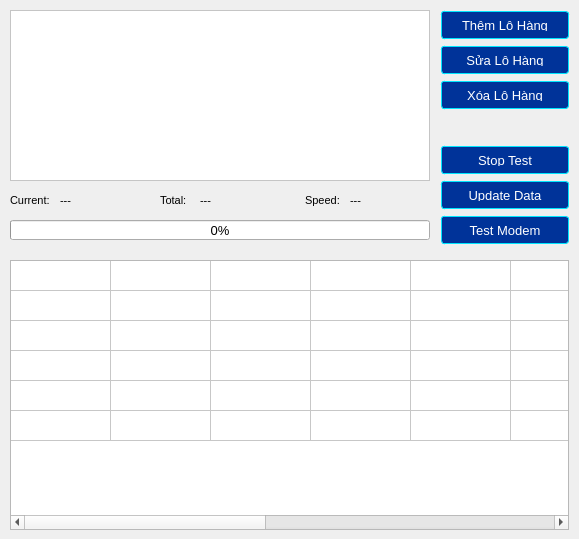
        <widget class="QWidget" name="widget_9" native="true">
         <property name="enabled">
          <bool>true</bool>
         </property>
         <widget class="QTextEdit" name="console_test_modem">
          <property name="geometry">
           <rect>
            <x>10</x>
            <y>10</y>
            <width>420</width>
            <height>171</height>
           </rect>
          </property>
          <property name="font">
           <font>
            <pointsize>10</pointsize>
           </font>
          </property>
          <property name="styleSheet">
           <string notr="true">padding-left: 20px;
color: rgb(0, 0, 127);
background: rgb(255, 255, 255)</string>
          </property>
         </widget>
         <widget class="QTableWidget" name="result_test_table">
          <property name="enabled">
           <bool>true</bool>
          </property>
          <property name="geometry">
           <rect>
            <x>10</x>
            <y>260</y>
            <width>559</width>
            <height>270</height>
           </rect>
          </property>
          <attribute name="horizontalHeaderVisible">
           <bool>false</bool>
          </attribute>
          <attribute name="verticalHeaderVisible">
           <bool>false</bool>
          </attribute>
          <attribute name="verticalHeaderHighlightSections">
           <bool>true</bool>
          </attribute>
          <row>
           <property name="text">
            <string>0</string>
           </property>
          </row>
          <row>
           <property name="text">
            <string>1</string>
           </property>
          </row>
          <row>
           <property name="text">
            <string>2</string>
           </property>
          </row>
          <row>
           <property name="text">
            <string>3</string>
           </property>
          </row>
          <row>
           <property name="text">
            <string>4</string>
           </property>
          </row>
          <row>
           <property name="text">
            <string>5</string>
           </property>
          </row>
          <column>
           <property name="text">
            <string>0</string>
           </property>
          </column>
          <column>
           <property name="text">
            <string>1</string>
           </property>
          </column>
          <column>
           <property name="text">
            <string>2</string>
           </property>
          </column>
          <column>
           <property name="text">
            <string>3</string>
           </property>
          </column>
          <column>
           <property name="text">
            <string>4</string>
           </property>
          </column>
          <column>
           <property name="text">
            <string>5</string>
           </property>
          </column>
          <column>
           <property name="text">
            <string>6</string>
           </property>
          </column>
          <column>
           <property name="text">
            <string>7</string>
           </property>
          </column>
          <column>
           <property name="text">
            <string>8</string>
           </property>
          </column>
          <column>
           <property name="text">
            <string>9</string>
           </property>
          </column>
          <column>
           <property name="text">
            <string>10</string>
           </property>
          </column>
          <item row="0" column="0">
           <property name="flags">
            <set>ItemIsSelectable|ItemIsDragEnabled|ItemIsDropEnabled|ItemIsUserCheckable|ItemIsEnabled</set>
           </property>
          </item>
         </widget>
         <widget class="QProgressBar" name="download_progress">
          <property name="geometry">
           <rect>
            <x>10</x>
            <y>220</y>
            <width>420</width>
            <height>20</height>
           </rect>
          </property>
          <property name="font">
           <font>
            <pointsize>10</pointsize>
           </font>
          </property>
          <property name="value">
           <number>0</number>
          </property>
          <property name="alignment">
           <set>Qt::AlignCenter</set>
          </property>
         </widget>
         <widget class="QLabel" name="label_37">
          <property name="geometry">
           <rect>
            <x>10</x>
            <y>190</y>
            <width>40</width>
            <height>20</height>
           </rect>
          </property>
          <property name="font">
           <font>
            <pointsize>8</pointsize>
           </font>
          </property>
          <property name="styleSheet">
           <string notr="true">border: None</string>
          </property>
          <property name="text">
           <string>Current:</string>
          </property>
         </widget>
         <widget class="QPushButton" name="add_category_btn">
          <property name="geometry">
           <rect>
            <x>440</x>
            <y>10</y>
            <width>130</width>
            <height>30</height>
           </rect>
          </property>
          <property name="font">
           <font>
            <pointsize>10</pointsize>
           </font>
          </property>
          <property name="styleSheet">
           <string notr="true">margin: 1px; 
                padding: 7px; 
                background-color: #003399; 
                color: #ffffff;
                border-style: solid; 
                border-radius: 3px; 
                border-width: 0.5px; 
                border-color: rgba(0,230,255,255);</string>
          </property>
          <property name="text">
           <string>Thêm Lô Hàng</string>
          </property>
         </widget>
         <widget class="QPushButton" name="update_category_btn">
          <property name="geometry">
           <rect>
            <x>440</x>
            <y>45</y>
            <width>130</width>
            <height>30</height>
           </rect>
          </property>
          <property name="font">
           <font>
            <pointsize>10</pointsize>
           </font>
          </property>
          <property name="styleSheet">
           <string notr="true">margin: 1px; 
                padding: 7px; 
                background-color: #003399; 
                color: #ffffff;
                border-style: solid; 
                border-radius: 3px; 
                border-width: 0.5px; 
                border-color: rgba(0,230,255,255);</string>
          </property>
          <property name="text">
           <string>Sửa Lô Hàng</string>
          </property>
         </widget>
         <widget class="QPushButton" name="del_category_btn">
          <property name="geometry">
           <rect>
            <x>440</x>
            <y>80</y>
            <width>130</width>
            <height>30</height>
           </rect>
          </property>
          <property name="font">
           <font>
            <pointsize>10</pointsize>
           </font>
          </property>
          <property name="styleSheet">
           <string notr="true">margin: 1px; 
                padding: 7px; 
                background-color: #003399; 
                color: #ffffff;
                border-style: solid; 
                border-radius: 3px; 
                border-width: 0.5px; 
                border-color: rgba(0,230,255,255);</string>
          </property>
          <property name="text">
           <string>Xóa Lô Hàng</string>
          </property>
         </widget>
         <widget class="QPushButton" name="test_modem_btn">
          <property name="enabled">
           <bool>true</bool>
          </property>
          <property name="geometry">
           <rect>
            <x>440</x>
            <y>215</y>
            <width>130</width>
            <height>30</height>
           </rect>
          </property>
          <property name="font">
           <font>
            <pointsize>10</pointsize>
           </font>
          </property>
          <property name="styleSheet">
           <string notr="true">:enabled {
				margin: 1px; 
                padding: 7px; 
                background-color: #003399; 
                color: #ffffff;
                border-style: solid; 
                border-radius: 3px; 
                border-width: 0.5px; 
                border-color: rgba(0,230,255,255);
}

:disabled {
				margin: 1px; 
                padding: 7px; 
                background-color: rgb(0, 170, 255); 
                color: #ffffff;
                border-style: solid; 
                border-radius: 3px; 
                border-width: 0.5px; 
                border-color: rgba(0,230,255,255);
}</string>
          </property>
          <property name="text">
           <string>Test Modem</string>
          </property>
         </widget>
         <widget class="QPushButton" name="update_data_btn">
          <property name="enabled">
           <bool>true</bool>
          </property>
          <property name="geometry">
           <rect>
            <x>440</x>
            <y>180</y>
            <width>130</width>
            <height>30</height>
           </rect>
          </property>
          <property name="font">
           <font>
            <pointsize>10</pointsize>
           </font>
          </property>
          <property name="styleSheet">
           <string notr="true">:enabled {
				margin: 1px; 
                padding: 7px; 
                background-color: #003399; 
                color: #ffffff;
                border-style: solid; 
                border-radius: 3px; 
                border-width: 0.5px; 
                border-color: rgba(0,230,255,255);
}

:disabled {
				margin: 1px; 
                padding: 7px; 
                background-color: rgb(0, 170, 255); 
                color: #ffffff;
                border-style: solid; 
                border-radius: 3px; 
                border-width: 0.5px; 
                border-color: rgba(0,230,255,255);
}</string>
          </property>
          <property name="text">
           <string>Update Data</string>
          </property>
         </widget>
         <widget class="QPushButton" name="stop_test_btn">
          <property name="geometry">
           <rect>
            <x>440</x>
            <y>145</y>
            <width>130</width>
            <height>30</height>
           </rect>
          </property>
          <property name="font">
           <font>
            <pointsize>10</pointsize>
           </font>
          </property>
          <property name="styleSheet">
           <string notr="true">margin: 1px; 
                padding: 7px; 
                background-color: #003399; 
                color: #ffffff;
                border-style: solid; 
                border-radius: 3px; 
                border-width: 0.5px; 
                border-color: rgba(0,230,255,255);</string>
          </property>
          <property name="text">
           <string>Stop Test</string>
          </property>
         </widget>
         <widget class="QLabel" name="label_38">
          <property name="geometry">
           <rect>
            <x>160</x>
            <y>190</y>
            <width>30</width>
            <height>20</height>
           </rect>
          </property>
          <property name="font">
           <font>
            <pointsize>8</pointsize>
           </font>
          </property>
          <property name="styleSheet">
           <string notr="true">border: None</string>
          </property>
          <property name="text">
           <string>Total:</string>
          </property>
         </widget>
         <widget class="QLabel" name="current_size_edit">
          <property name="geometry">
           <rect>
            <x>60</x>
            <y>190</y>
            <width>81</width>
            <height>20</height>
           </rect>
          </property>
          <property name="font">
           <font>
            <pointsize>8</pointsize>
           </font>
          </property>
          <property name="styleSheet">
           <string notr="true">border: None</string>
          </property>
          <property name="text">
           <string>---</string>
          </property>
         </widget>
         <widget class="QLabel" name="total_size_edit">
          <property name="geometry">
           <rect>
            <x>200</x>
            <y>190</y>
            <width>81</width>
            <height>20</height>
           </rect>
          </property>
          <property name="font">
           <font>
            <pointsize>8</pointsize>
           </font>
          </property>
          <property name="styleSheet">
           <string notr="true">border: None</string>
          </property>
          <property name="text">
           <string>---</string>
          </property>
         </widget>
         <widget class="QLabel" name="label_42">
          <property name="geometry">
           <rect>
            <x>305</x>
            <y>190</y>
            <width>40</width>
            <height>20</height>
           </rect>
          </property>
          <property name="font">
           <font>
            <pointsize>8</pointsize>
           </font>
          </property>
          <property name="styleSheet">
           <string notr="true">border: None</string>
          </property>
          <property name="text">
           <string>Speed:</string>
          </property>
         </widget>
         <widget class="QLabel" name="speed_edit">
          <property name="geometry">
           <rect>
            <x>350</x>
            <y>190</y>
            <width>71</width>
            <height>20</height>
           </rect>
          </property>
          <property name="font">
           <font>
            <pointsize>8</pointsize>
           </font>
          </property>
          <property name="styleSheet">
           <string notr="true">border: None</string>
          </property>
          <property name="text">
           <string>---</string>
          </property>
         </widget>
        </widget>
